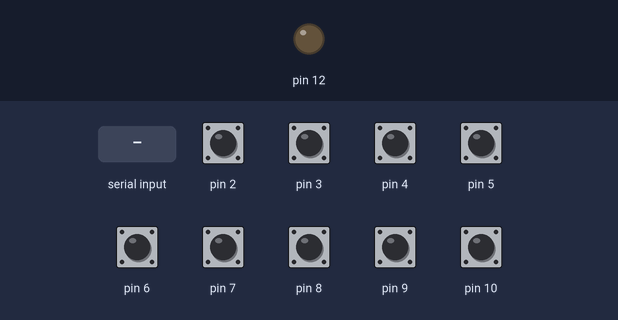
A sketch run on a simulated Arduino Uno, built with avr-gcc and run on an emulated ATmega328P. Shown: output pins drawn as LEDs (lit = HIGH). The inputs (shaded band) are chosen by the test bench; at power-on: pin 2–10 HIGH. What the sketch prints to the serial monitor is not drawn.

Above: at 1.2 s.
1.3 s: "1" received over Serial
At 1.6 s:
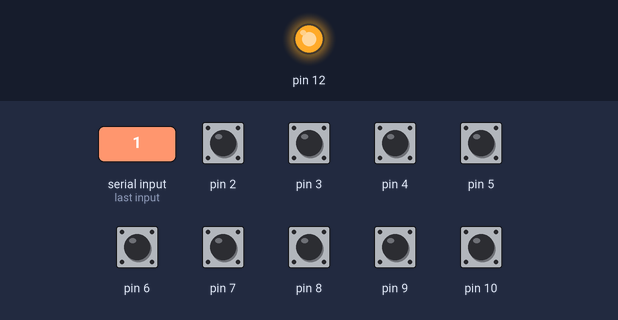
2.8 s: pin 2 pulled LOW for 0.15 s
4.4 s: pin 3 pulled LOW for 0.15 s
6.0 s: pin 4 pulled LOW for 0.15 s
7.6 s: pin 5 pulled LOW for 0.15 s
9.2 s: pin 6 pulled LOW for 0.15 s
Timing chart, 0 to 11.8 s (numbered marks = the images above; inputs shaded):
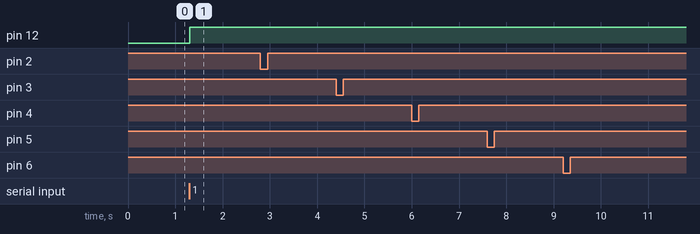

Measured:
- after the input at 1.3 s, pin 12: LOW → HIGH at once
- after the input at 2.8 s, every drawn part: stays the same
- after the input at 4.4 s, every drawn part: stays the same
- after the input at 6.0 s, every drawn part: stays the same
- after the input at 7.6 s, every drawn part: stays the same
- after the input at 9.2 s, every drawn part: stays the same

The sketch:

StringSynthInterface.ino
```cpp
boolean wasPressed[9];
int currentState[9];

char cmd[] = {'a', 'b', 'c', 'd', 'e', 'f', 'g', 'h', 'i', 'j'};

void setup() {
  //setup pins
  for (int i = 2; i <= 10; i++) {
    pinMode(i, INPUT_PULLUP);
    digitalRead(i);
    wasPressed[i - 2] = false;
    currentState[i - 2] = false;
  }
  if (digitalRead(9)==LOW) wasPressed[7]=true;
  pinMode(12, OUTPUT);
  digitalWrite(12, LOW);
  //setup communication
  Serial.begin(115200);
}

void loop() {
  for (int i = 2; i <= 8; i++) {
    currentState[i-2] = digitalRead(i);//read button state
    if (!wasPressed[i - 2] && currentState[i - 2] == LOW) { //if the state of the pin changed
      Serial.write(cmd[i - 2]); //send the data
      wasPressed[i - 2] = true; //update the last button state
    }
    if (currentState[i-2] == HIGH) wasPressed[i-2] = false;
  }
  currentState[7] = digitalRead(9);
  if (!wasPressed[7] && currentState[7] == HIGH) { //if the state of the pin changed
    Serial.write(cmd[8]); //send the data
    wasPressed[7] = true;//update the last button state
  }
  if (wasPressed[7] && currentState[7] == LOW) { //if the state of the pin changed
    Serial.write(cmd[7]); //send the data
    wasPressed[7] = false;//update the last button state
  }
  currentState[8]= digitalRead(10);
  if (!wasPressed[8] && currentState[8] == LOW) { //if the state of the pin changed
    Serial.write(cmd[9]); //send the data
    wasPressed[8] = true;//update the last button state
  }
  serialEvent();
  delay(100);
}
void serialEvent() { //if any data was sent
  if (Serial.available() > 0) { //and there's at least 1 byte to look at
    int data = Serial.read();//read the data
    //do something with it if you want
    if (data == 49) {
      digitalWrite(12, HIGH);
    }
    if (data == 48) {
      digitalWrite(12, LOW);
    }
  }
}
```
